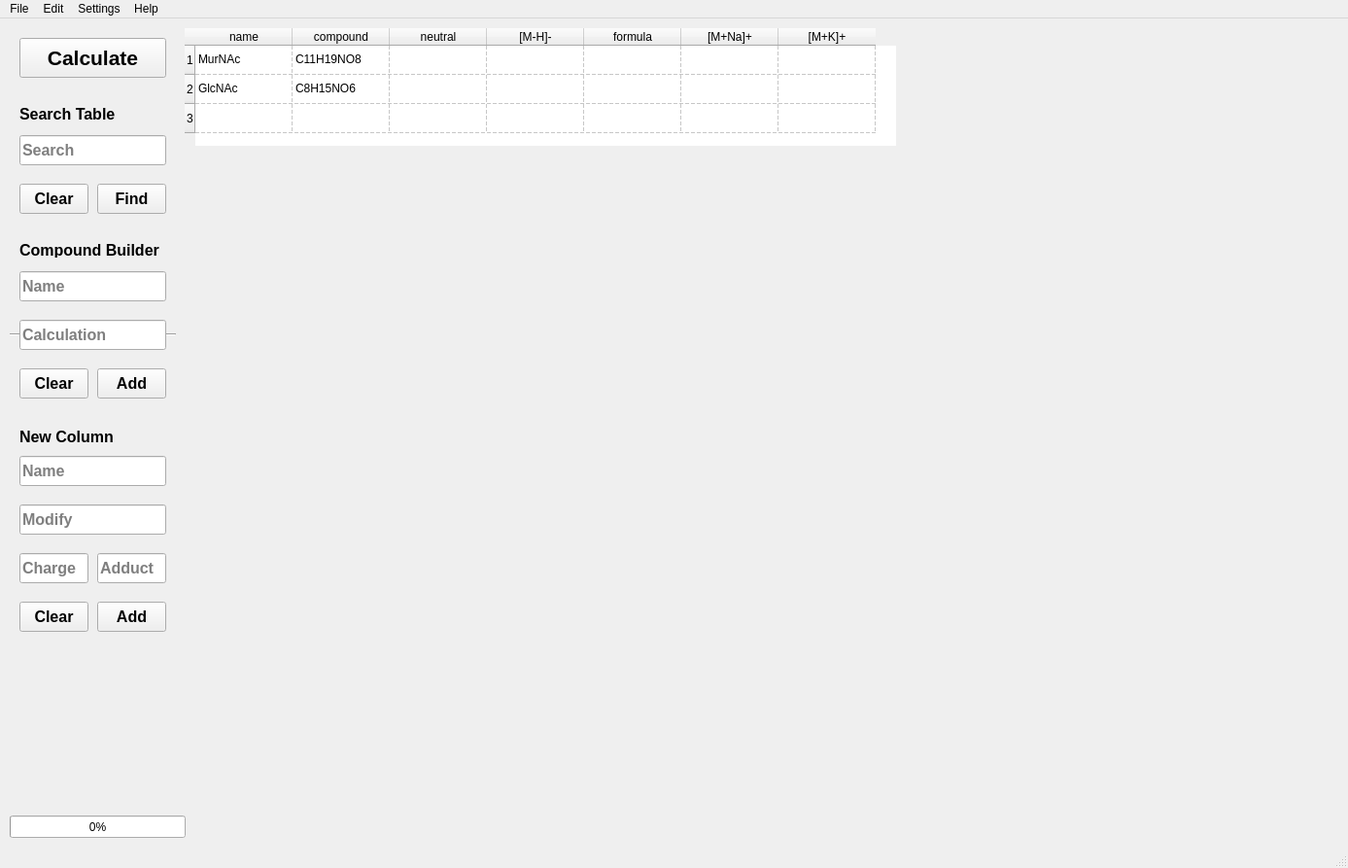
<?xml version="1.0" encoding="UTF-8"?>
<ui version="4.0">
 <class>MainWindow</class>
 <widget class="QMainWindow" name="MainWindow">
  <property name="geometry">
   <rect>
    <x>0</x>
    <y>0</y>
    <width>1387</width>
    <height>893</height>
   </rect>
  </property>
  <property name="windowTitle">
   <string>MainWindow</string>
  </property>
  <property name="toolTipDuration">
   <number>-6</number>
  </property>
  <widget class="QWidget" name="centralwidget">
   <property name="autoFillBackground">
    <bool>false</bool>
   </property>
   <widget class="QTableWidget" name="t1">
    <property name="geometry">
     <rect>
      <x>190</x>
      <y>10</y>
      <width>732</width>
      <height>121</height>
     </rect>
    </property>
    <property name="autoFillBackground">
     <bool>true</bool>
    </property>
    <property name="frameShape">
     <enum>QFrame::NoFrame</enum>
    </property>
    <property name="frameShadow">
     <enum>QFrame::Plain</enum>
    </property>
    <property name="verticalScrollBarPolicy">
     <enum>Qt::ScrollBarAsNeeded</enum>
    </property>
    <property name="sizeAdjustPolicy">
     <enum>QAbstractScrollArea::AdjustToContents</enum>
    </property>
    <property name="horizontalScrollMode">
     <enum>QAbstractItemView::ScrollPerItem</enum>
    </property>
    <property name="showGrid">
     <bool>true</bool>
    </property>
    <property name="gridStyle">
     <enum>Qt::DashLine</enum>
    </property>
    <property name="rowCount">
     <number>3</number>
    </property>
    <attribute name="horizontalHeaderVisible">
     <bool>true</bool>
    </attribute>
    <attribute name="horizontalHeaderCascadingSectionResizes">
     <bool>false</bool>
    </attribute>
    <attribute name="horizontalHeaderMinimumSectionSize">
     <number>45</number>
    </attribute>
    <attribute name="horizontalHeaderHighlightSections">
     <bool>true</bool>
    </attribute>
    <attribute name="horizontalHeaderShowSortIndicator" stdset="0">
     <bool>true</bool>
    </attribute>
    <attribute name="horizontalHeaderStretchLastSection">
     <bool>false</bool>
    </attribute>
    <attribute name="verticalHeaderVisible">
     <bool>true</bool>
    </attribute>
    <row>
     <property name="text">
      <string>1</string>
     </property>
    </row>
    <row/>
    <row/>
    <column>
     <property name="text">
      <string>name</string>
     </property>
    </column>
    <column>
     <property name="text">
      <string>compound</string>
     </property>
    </column>
    <column>
     <property name="text">
      <string>neutral</string>
     </property>
    </column>
    <column>
     <property name="text">
      <string>[M-H]-</string>
     </property>
    </column>
    <column>
     <property name="text">
      <string>formula</string>
     </property>
    </column>
    <column>
     <property name="text">
      <string>[M+Na]+</string>
     </property>
    </column>
    <column>
     <property name="text">
      <string>[M+K]+</string>
     </property>
    </column>
    <item row="0" column="0">
     <property name="text">
      <string>MurNAc</string>
     </property>
    </item>
    <item row="0" column="1">
     <property name="text">
      <string>C11H19NO8</string>
     </property>
    </item>
    <item row="0" column="2">
     <property name="text">
      <string/>
     </property>
     <property name="flags">
      <set>ItemIsSelectable|ItemIsEditable|ItemIsDragEnabled|ItemIsDropEnabled|ItemIsUserCheckable</set>
     </property>
    </item>
    <item row="0" column="3">
     <property name="text">
      <string/>
     </property>
     <property name="flags">
      <set>ItemIsSelectable|ItemIsDragEnabled|ItemIsDropEnabled|ItemIsUserCheckable|ItemIsEnabled</set>
     </property>
    </item>
    <item row="0" column="4">
     <property name="text">
      <string/>
     </property>
     <property name="flags">
      <set>ItemIsSelectable|ItemIsEditable|ItemIsDragEnabled|ItemIsDropEnabled|ItemIsUserCheckable</set>
     </property>
    </item>
    <item row="0" column="5">
     <property name="text">
      <string/>
     </property>
     <property name="flags">
      <set>ItemIsSelectable|ItemIsEditable|ItemIsDragEnabled|ItemIsDropEnabled|ItemIsUserCheckable</set>
     </property>
    </item>
    <item row="0" column="6">
     <property name="text">
      <string/>
     </property>
     <property name="flags">
      <set>ItemIsSelectable|ItemIsEditable|ItemIsDragEnabled|ItemIsDropEnabled|ItemIsUserCheckable</set>
     </property>
    </item>
    <item row="1" column="0">
     <property name="text">
      <string>GlcNAc</string>
     </property>
    </item>
    <item row="1" column="1">
     <property name="text">
      <string>C8H15NO6</string>
     </property>
    </item>
    <item row="1" column="2">
     <property name="text">
      <string/>
     </property>
     <property name="flags">
      <set>ItemIsSelectable|ItemIsEditable|ItemIsDragEnabled|ItemIsDropEnabled|ItemIsUserCheckable</set>
     </property>
    </item>
    <item row="1" column="3">
     <property name="text">
      <string/>
     </property>
     <property name="flags">
      <set>ItemIsSelectable|ItemIsEditable|ItemIsDragEnabled|ItemIsDropEnabled|ItemIsUserCheckable</set>
     </property>
    </item>
    <item row="1" column="4">
     <property name="text">
      <string/>
     </property>
     <property name="flags">
      <set>ItemIsSelectable|ItemIsEditable|ItemIsDragEnabled|ItemIsDropEnabled|ItemIsUserCheckable</set>
     </property>
    </item>
    <item row="1" column="5">
     <property name="text">
      <string/>
     </property>
     <property name="flags">
      <set>ItemIsSelectable|ItemIsEditable|ItemIsDragEnabled|ItemIsDropEnabled|ItemIsUserCheckable</set>
     </property>
    </item>
    <item row="1" column="6">
     <property name="text">
      <string/>
     </property>
     <property name="flags">
      <set>ItemIsSelectable|ItemIsEditable|ItemIsDragEnabled|ItemIsDropEnabled|ItemIsUserCheckable</set>
     </property>
    </item>
    <item row="2" column="0">
     <property name="text">
      <string/>
     </property>
    </item>
    <item row="2" column="1">
     <property name="text">
      <string/>
     </property>
    </item>
    <item row="2" column="2">
     <property name="text">
      <string/>
     </property>
     <property name="flags">
      <set>ItemIsSelectable|ItemIsEditable|ItemIsDragEnabled|ItemIsDropEnabled|ItemIsUserCheckable</set>
     </property>
    </item>
    <item row="2" column="3">
     <property name="text">
      <string/>
     </property>
     <property name="flags">
      <set>ItemIsSelectable|ItemIsEditable|ItemIsDragEnabled|ItemIsDropEnabled|ItemIsUserCheckable</set>
     </property>
    </item>
    <item row="2" column="4">
     <property name="text">
      <string/>
     </property>
     <property name="flags">
      <set>ItemIsSelectable|ItemIsEditable|ItemIsDragEnabled|ItemIsDropEnabled|ItemIsUserCheckable</set>
     </property>
    </item>
    <item row="2" column="5">
     <property name="text">
      <string/>
     </property>
     <property name="flags">
      <set>ItemIsSelectable|ItemIsEditable|ItemIsDragEnabled|ItemIsDropEnabled|ItemIsUserCheckable</set>
     </property>
    </item>
    <item row="2" column="6">
     <property name="text">
      <string/>
     </property>
     <property name="flags">
      <set>ItemIsSelectable|ItemIsEditable|ItemIsDragEnabled|ItemIsDropEnabled|ItemIsUserCheckable</set>
     </property>
    </item>
   </widget>
   <widget class="QLineEdit" name="inputNewColumnCharge">
    <property name="geometry">
     <rect>
      <x>20</x>
      <y>550</y>
      <width>71</width>
      <height>31</height>
     </rect>
    </property>
    <property name="font">
     <font>
      <family>Arial</family>
      <pointsize>12</pointsize>
      <weight>75</weight>
      <bold>true</bold>
     </font>
    </property>
    <property name="text">
     <string/>
    </property>
    <property name="placeholderText">
     <string>Charge</string>
    </property>
   </widget>
   <widget class="QPushButton" name="btnCalculate">
    <property name="geometry">
     <rect>
      <x>20</x>
      <y>20</y>
      <width>151</width>
      <height>41</height>
     </rect>
    </property>
    <property name="font">
     <font>
      <family>Arial</family>
      <pointsize>16</pointsize>
      <weight>75</weight>
      <bold>true</bold>
     </font>
    </property>
    <property name="toolTip">
     <string/>
    </property>
    <property name="statusTip">
     <string/>
    </property>
    <property name="whatsThis">
     <string/>
    </property>
    <property name="text">
     <string>Calculate</string>
    </property>
    <property name="shortcut">
     <string>Ctrl+Return</string>
    </property>
   </widget>
   <widget class="Line" name="lnMenu">
    <property name="geometry">
     <rect>
      <x>10</x>
      <y>10</y>
      <width>171</width>
      <height>631</height>
     </rect>
    </property>
    <property name="orientation">
     <enum>Qt::Horizontal</enum>
    </property>
   </widget>
   <widget class="QPushButton" name="btnFindSearch">
    <property name="geometry">
     <rect>
      <x>100</x>
      <y>170</y>
      <width>71</width>
      <height>31</height>
     </rect>
    </property>
    <property name="font">
     <font>
      <family>Arial</family>
      <pointsize>12</pointsize>
      <weight>75</weight>
      <bold>true</bold>
     </font>
    </property>
    <property name="text">
     <string>Find</string>
    </property>
   </widget>
   <widget class="QPushButton" name="btnClearSearch">
    <property name="geometry">
     <rect>
      <x>20</x>
      <y>170</y>
      <width>71</width>
      <height>31</height>
     </rect>
    </property>
    <property name="font">
     <font>
      <family>Arial</family>
      <pointsize>12</pointsize>
      <weight>75</weight>
      <bold>true</bold>
     </font>
    </property>
    <property name="text">
     <string>Clear</string>
    </property>
   </widget>
   <widget class="QLineEdit" name="inputSearch">
    <property name="geometry">
     <rect>
      <x>20</x>
      <y>120</y>
      <width>151</width>
      <height>31</height>
     </rect>
    </property>
    <property name="font">
     <font>
      <family>Arial</family>
      <pointsize>12</pointsize>
      <weight>75</weight>
      <bold>true</bold>
     </font>
    </property>
    <property name="placeholderText">
     <string>Search</string>
    </property>
   </widget>
   <widget class="QLineEdit" name="inputBuilderName">
    <property name="geometry">
     <rect>
      <x>20</x>
      <y>260</y>
      <width>151</width>
      <height>31</height>
     </rect>
    </property>
    <property name="font">
     <font>
      <family>Arial</family>
      <pointsize>12</pointsize>
      <weight>75</weight>
      <bold>true</bold>
     </font>
    </property>
    <property name="inputMask">
     <string/>
    </property>
    <property name="text">
     <string/>
    </property>
    <property name="placeholderText">
     <string>Name</string>
    </property>
   </widget>
   <widget class="QPushButton" name="btnAddBuilder">
    <property name="geometry">
     <rect>
      <x>100</x>
      <y>360</y>
      <width>71</width>
      <height>31</height>
     </rect>
    </property>
    <property name="font">
     <font>
      <family>Arial</family>
      <pointsize>12</pointsize>
      <weight>75</weight>
      <bold>true</bold>
     </font>
    </property>
    <property name="text">
     <string>Add</string>
    </property>
   </widget>
   <widget class="QPushButton" name="btnClearBuilder">
    <property name="geometry">
     <rect>
      <x>20</x>
      <y>360</y>
      <width>71</width>
      <height>31</height>
     </rect>
    </property>
    <property name="font">
     <font>
      <family>Arial</family>
      <pointsize>12</pointsize>
      <weight>75</weight>
      <bold>true</bold>
     </font>
    </property>
    <property name="text">
     <string>Clear</string>
    </property>
   </widget>
   <widget class="QLabel" name="lblBuilder">
    <property name="geometry">
     <rect>
      <x>20</x>
      <y>230</y>
      <width>161</width>
      <height>16</height>
     </rect>
    </property>
    <property name="font">
     <font>
      <family>Arial</family>
      <pointsize>12</pointsize>
      <weight>75</weight>
      <bold>true</bold>
     </font>
    </property>
    <property name="text">
     <string>Compound Builder</string>
    </property>
   </widget>
   <widget class="QLineEdit" name="inputBuilderCalculation">
    <property name="geometry">
     <rect>
      <x>20</x>
      <y>310</y>
      <width>151</width>
      <height>31</height>
     </rect>
    </property>
    <property name="font">
     <font>
      <family>Arial</family>
      <pointsize>12</pointsize>
      <weight>75</weight>
      <bold>true</bold>
     </font>
    </property>
    <property name="text">
     <string/>
    </property>
    <property name="placeholderText">
     <string>Calculation</string>
    </property>
   </widget>
   <widget class="QLabel" name="lblNewColumn">
    <property name="geometry">
     <rect>
      <x>20</x>
      <y>420</y>
      <width>111</width>
      <height>20</height>
     </rect>
    </property>
    <property name="font">
     <font>
      <family>Arial</family>
      <pointsize>12</pointsize>
      <weight>75</weight>
      <bold>true</bold>
     </font>
    </property>
    <property name="text">
     <string>New Column</string>
    </property>
   </widget>
   <widget class="QPushButton" name="btnClearColumn">
    <property name="geometry">
     <rect>
      <x>20</x>
      <y>600</y>
      <width>71</width>
      <height>31</height>
     </rect>
    </property>
    <property name="font">
     <font>
      <family>Arial</family>
      <pointsize>12</pointsize>
      <weight>75</weight>
      <bold>true</bold>
     </font>
    </property>
    <property name="text">
     <string>Clear</string>
    </property>
   </widget>
   <widget class="QPushButton" name="btnAddColumn">
    <property name="geometry">
     <rect>
      <x>100</x>
      <y>600</y>
      <width>71</width>
      <height>31</height>
     </rect>
    </property>
    <property name="font">
     <font>
      <family>Arial</family>
      <pointsize>12</pointsize>
      <weight>75</weight>
      <bold>true</bold>
     </font>
    </property>
    <property name="text">
     <string>Add</string>
    </property>
   </widget>
   <widget class="QLineEdit" name="inputNewColumnName">
    <property name="geometry">
     <rect>
      <x>20</x>
      <y>450</y>
      <width>151</width>
      <height>31</height>
     </rect>
    </property>
    <property name="font">
     <font>
      <family>Arial</family>
      <pointsize>12</pointsize>
      <weight>75</weight>
      <bold>true</bold>
     </font>
    </property>
    <property name="placeholderText">
     <string>Name</string>
    </property>
   </widget>
   <widget class="QLineEdit" name="inputNewColumnModify">
    <property name="geometry">
     <rect>
      <x>20</x>
      <y>500</y>
      <width>151</width>
      <height>31</height>
     </rect>
    </property>
    <property name="font">
     <font>
      <family>Arial</family>
      <pointsize>12</pointsize>
      <weight>75</weight>
      <bold>true</bold>
     </font>
    </property>
    <property name="text">
     <string/>
    </property>
    <property name="placeholderText">
     <string>Modify</string>
    </property>
   </widget>
   <widget class="QLineEdit" name="inputNewColumnAdduct">
    <property name="geometry">
     <rect>
      <x>100</x>
      <y>550</y>
      <width>71</width>
      <height>31</height>
     </rect>
    </property>
    <property name="font">
     <font>
      <family>Arial</family>
      <pointsize>12</pointsize>
      <weight>75</weight>
      <bold>true</bold>
     </font>
    </property>
    <property name="text">
     <string/>
    </property>
    <property name="placeholderText">
     <string>Adduct</string>
    </property>
   </widget>
   <widget class="QLabel" name="lblFind">
    <property name="geometry">
     <rect>
      <x>20</x>
      <y>90</y>
      <width>121</width>
      <height>16</height>
     </rect>
    </property>
    <property name="font">
     <font>
      <family>Arial</family>
      <pointsize>12</pointsize>
      <weight>75</weight>
      <bold>true</bold>
     </font>
    </property>
    <property name="text">
     <string>Search Table</string>
    </property>
   </widget>
   <widget class="QProgressBar" name="progressBar">
    <property name="geometry">
     <rect>
      <x>10</x>
      <y>820</y>
      <width>181</width>
      <height>23</height>
     </rect>
    </property>
    <property name="value">
     <number>0</number>
    </property>
   </widget>
   <zorder>lnMenu</zorder>
   <zorder>t1</zorder>
   <zorder>inputNewColumnCharge</zorder>
   <zorder>btnCalculate</zorder>
   <zorder>btnFindSearch</zorder>
   <zorder>btnClearSearch</zorder>
   <zorder>inputSearch</zorder>
   <zorder>inputBuilderName</zorder>
   <zorder>btnAddBuilder</zorder>
   <zorder>btnClearBuilder</zorder>
   <zorder>lblBuilder</zorder>
   <zorder>inputBuilderCalculation</zorder>
   <zorder>lblNewColumn</zorder>
   <zorder>btnClearColumn</zorder>
   <zorder>btnAddColumn</zorder>
   <zorder>inputNewColumnName</zorder>
   <zorder>inputNewColumnModify</zorder>
   <zorder>inputNewColumnAdduct</zorder>
   <zorder>lblFind</zorder>
   <zorder>progressBar</zorder>
  </widget>
  <widget class="QMenuBar" name="menubar">
   <property name="geometry">
    <rect>
     <x>0</x>
     <y>0</y>
     <width>1387</width>
     <height>21</height>
    </rect>
   </property>
   <widget class="QMenu" name="menuFile">
    <property name="title">
     <string>File</string>
    </property>
    <addaction name="actionOpen"/>
    <addaction name="actionSave"/>
    <addaction name="actionSave_as"/>
   </widget>
   <widget class="QMenu" name="menuEdit">
    <property name="title">
     <string>Edit</string>
    </property>
    <addaction name="actionUndo"/>
    <addaction name="actionRedo"/>
    <addaction name="separator"/>
    <addaction name="actionCopy"/>
    <addaction name="actionCut"/>
    <addaction name="actionPaste"/>
    <addaction name="separator"/>
    <addaction name="actionAdd_Row"/>
    <addaction name="actionDelete_Last_Row"/>
    <addaction name="separator"/>
    <addaction name="actionDelete"/>
    <addaction name="separator"/>
   </widget>
   <widget class="QMenu" name="menuSettings">
    <property name="title">
     <string>Settings</string>
    </property>
    <addaction name="actionMass_Precision"/>
    <addaction name="actionElimination_Product"/>
   </widget>
   <widget class="QMenu" name="menuAbout">
    <property name="title">
     <string>Help</string>
    </property>
    <addaction name="actionHelp"/>
    <addaction name="actionAbout_Mass_Calculator"/>
   </widget>
   <addaction name="menuFile"/>
   <addaction name="menuEdit"/>
   <addaction name="menuSettings"/>
   <addaction name="menuAbout"/>
  </widget>
  <widget class="QStatusBar" name="statusbar"/>
  <action name="actionSave_as">
   <property name="text">
    <string>Save as</string>
   </property>
   <property name="shortcut">
    <string>Ctrl+Alt+S</string>
   </property>
  </action>
  <action name="actionOpen">
   <property name="text">
    <string>Open</string>
   </property>
   <property name="shortcut">
    <string>Ctrl+O</string>
   </property>
  </action>
  <action name="actionSave">
   <property name="text">
    <string>Save</string>
   </property>
   <property name="shortcut">
    <string>Ctrl+S</string>
   </property>
  </action>
  <action name="actionAdd_Row">
   <property name="text">
    <string>Add Row</string>
   </property>
   <property name="shortcut">
    <string>Ctrl+R</string>
   </property>
  </action>
  <action name="actionDelete_Row">
   <property name="text">
    <string>Delete Row</string>
   </property>
  </action>
  <action name="actionDelete">
   <property name="text">
    <string>Delete Selection</string>
   </property>
   <property name="shortcut">
    <string>Del</string>
   </property>
  </action>
  <action name="actionDelete_Last_Row">
   <property name="text">
    <string>Delete Last Row</string>
   </property>
   <property name="shortcut">
    <string>Ctrl+Alt+R</string>
   </property>
  </action>
  <action name="actionMass_Precision">
   <property name="text">
    <string>Mass Precision</string>
   </property>
   <property name="shortcut">
    <string>Ctrl+M</string>
   </property>
  </action>
  <action name="actionHelp">
   <property name="text">
    <string>Help</string>
   </property>
   <property name="shortcut">
    <string>Ctrl+H</string>
   </property>
  </action>
  <action name="actionElimination_Product">
   <property name="text">
    <string>Elimination Product</string>
   </property>
   <property name="shortcut">
    <string>Ctrl+E</string>
   </property>
  </action>
  <action name="actionUndo">
   <property name="text">
    <string>Undo</string>
   </property>
   <property name="shortcut">
    <string>Ctrl+Z</string>
   </property>
  </action>
  <action name="actionRedo">
   <property name="text">
    <string>Redo</string>
   </property>
   <property name="shortcut">
    <string>Ctrl+Y</string>
   </property>
  </action>
  <action name="actionExit">
   <property name="text">
    <string>Exit</string>
   </property>
  </action>
  <action name="actionNew_File">
   <property name="text">
    <string>New File</string>
   </property>
  </action>
  <action name="actionShow_Formulas">
   <property name="text">
    <string>Show Formulas</string>
   </property>
   <property name="shortcut">
    <string>Ctrl+F</string>
   </property>
  </action>
  <action name="actionPrint_Undo">
   <property name="text">
    <string>Print Undo</string>
   </property>
   <property name="shortcut">
    <string>Space</string>
   </property>
  </action>
  <action name="actionPrint_Undo_2">
   <property name="text">
    <string>Print Undo</string>
   </property>
   <property name="shortcut">
    <string>Space</string>
   </property>
  </action>
  <action name="actionAbout_Mass_Calculator">
   <property name="text">
    <string>About Mass Calculator</string>
   </property>
  </action>
  <action name="actionCopy">
   <property name="text">
    <string>Copy</string>
   </property>
   <property name="shortcut">
    <string>Ctrl+C</string>
   </property>
  </action>
  <action name="actionCut">
   <property name="text">
    <string>Cut</string>
   </property>
   <property name="shortcut">
    <string>Ctrl+X</string>
   </property>
  </action>
  <action name="actionPaste">
   <property name="text">
    <string>Paste</string>
   </property>
   <property name="shortcut">
    <string>Ctrl+V</string>
   </property>
  </action>
 </widget>
 <tabstops>
  <tabstop>btnCalculate</tabstop>
  <tabstop>inputSearch</tabstop>
  <tabstop>btnClearSearch</tabstop>
  <tabstop>btnFindSearch</tabstop>
  <tabstop>inputBuilderName</tabstop>
  <tabstop>inputBuilderCalculation</tabstop>
  <tabstop>btnClearBuilder</tabstop>
  <tabstop>btnAddBuilder</tabstop>
  <tabstop>inputNewColumnName</tabstop>
  <tabstop>inputNewColumnModify</tabstop>
  <tabstop>inputNewColumnCharge</tabstop>
  <tabstop>inputNewColumnAdduct</tabstop>
  <tabstop>btnClearColumn</tabstop>
  <tabstop>btnAddColumn</tabstop>
  <tabstop>t1</tabstop>
 </tabstops>
 <resources/>
 <connections/>
</ui>
